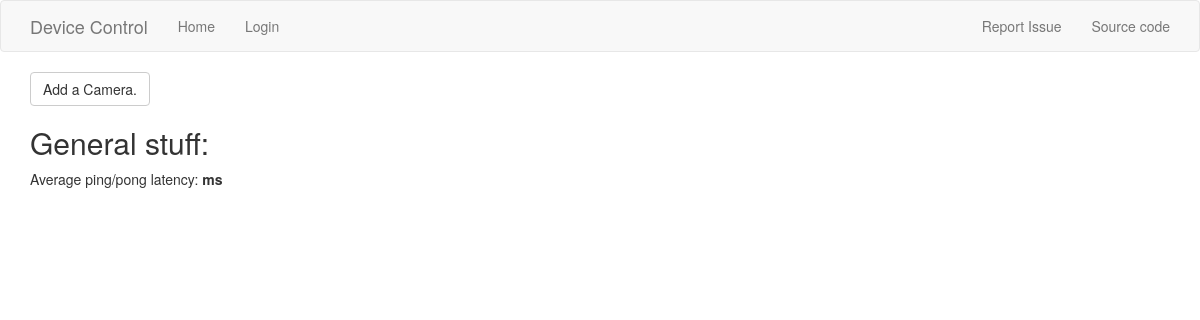
The page /index on the database as committed earlier.
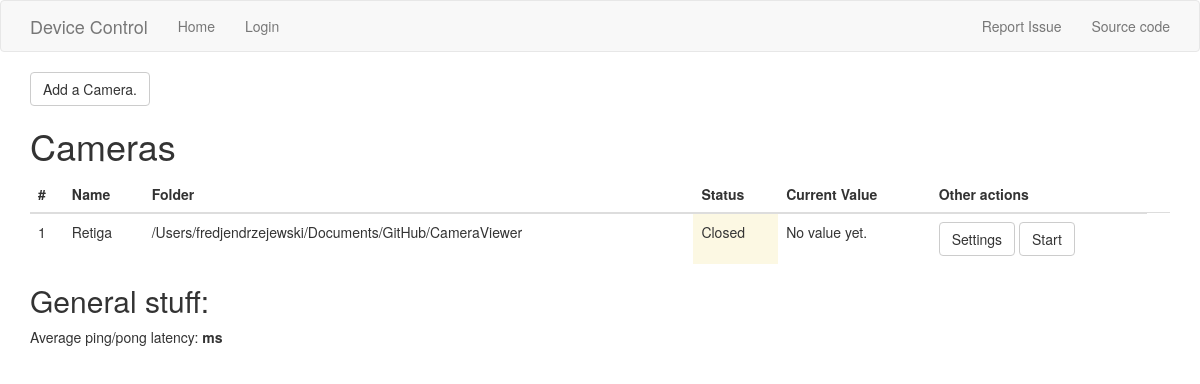
The same page on the database as committed later.
### app/cameracontrol/models.py (models this page shows, shortened)
class Camera(db.Model):
    id = db.Column(db.Integer, primary_key=True);
    thread_id = db.Column(db.Integer, unique=True);
    switch = db.Column(db.Boolean)
    name = db.Column(db.String(64))
    ard_str = db.Column(db.String(120))
    folder = db.Column(db.String(240))
    xMin = db.Column(db.Integer)
    xMax = db.Column(db.Integer)
    yMin = db.Column(db.Integer)
    yMax = db.Column(db.Integer)
    def is_open(self):
        for thread in workers:
            if thread.ident == self.thread_id:
                self.switch = thread.is_alive();
                db.session.commit();
                return self.switch;
        self.switch = False;
        db.session.commit();
        return self.switch;
    def label(self):
        return 'read_camera' + str(self.id);

### app/main/routes.py (the view)
@bp.route('/')
@bp.route('/index', methods=['GET', 'POST'])
def index():
    cams = Camera.query.all();
    n_cameras = len(cams);
    return render_template('index.html', n_cameras = n_cameras, cameras = cams);

### app/main/templates/index.html (shortened to what this page needs)
{% extends "base.html" %}
{% import 'bootstrap/wtf.html' as wtf %}
{% block app_content %}
<a class="btn btn-default" id="add_camera" href="{{url_for('cameracontrol.add_camera')}}"> Add a Camera.</a>
{% if n_cameras %}
<h1> Cameras</h1>
<table class="table table-hover" id ="arduino overview">
  <thead>
  <tr>
    <th scope="col">#</th>
    <th scope="col">Name</th>
    <th scope="col">Folder</th>
    <th scope="col">Status</th>
    <th scope="col">Current Value</th>
    <th scope="col">Other actions </th>
  </tr>
  </thead>
  <tbody>
    {% for ard in cameras %}
    <tr>
      <td>{{ ard.id }}</td>
      <td>{{ ard.name }}</td>
      <td>{{ ard.folder }}</td>
      {% if ard.is_open() %}
      <td class="bg-success">Open</td>
      {% else %}
      <td class="bg-warning">Closed</td>
      {% endif %}
      <td id ='{{ ard.label() }}'>No value yet.</td>
      <td>
        <a class='btn btn-default' target="_blank" href="{{url_for('cameracontrol.change_camera', ard_nr = ard.id)}}">Settings</a>
        {% if ard.is_open() %}
        <a class='btn btn-default' target="_blank" href="{{url_for('cameracontrol.camera_details', ard_nr = ard.id)}}">Log</a>
        {% else %}
        <a class='btn btn-default' href="{{url_for('cameracontrol.start_camera', ard_nr = ard.id)}}">Start</a>
        {% endif %}
      <td>
    </tr>
    {% endfor %}
 </tbody>
</table>
{% endif %}
<h2>General stuff:</h2>
<p>Average ping/pong latency: <b>ms</b></p>
{% endblock %}

### app/main/templates/base.html (shortened to what this page needs)
{% extends 'bootstrap/base.html' %}
{% block navbar %}
<nav class="navbar navbar-default">
    <div class="container">
      <div class="navbar-header">
      <a class="navbar-brand" href="{{ url_for('main.index') }}">Device Control</a>
    </div>
      <ul class="nav navbar-nav">
          <li><a href="{{ url_for('main.index') }}">Home</a></li>
              <li>
                {% if current_user.is_anonymous %}
                  <a href="{{ url_for('main.login') }}">Login</a>
                {% else %}
                  <a href="{{ url_for('main.logout') }}">Logout</a>
                {% endif %}
              </li>
      </ul>
      <ul class="nav navbar-nav navbar-right">
          <li><a target="_blank" href="https://github.com/synqs/DeviceControlServer/issues/">Report Issue</a></li>
          <li><a target="_blank" href="https://github.com/synqs/DeviceControlServer/">Source code</a></li>
      </ul>
    </div>
</nav>
{% endblock %}
{%block content %}
<div class="container">
        {% block app_content %}{% endblock %}
</div>
{% endblock %}

Rows that differ between the two databases and show on the page:
added Camera: id "1", name "Retiga", folder "/Users/fredjendrzejewski/Documents/GitHub/CameraViewer", switch "Closed"
Other text that changed with them:
text now shown: "Cameras # Name Folder Status Current Value Other actions"
